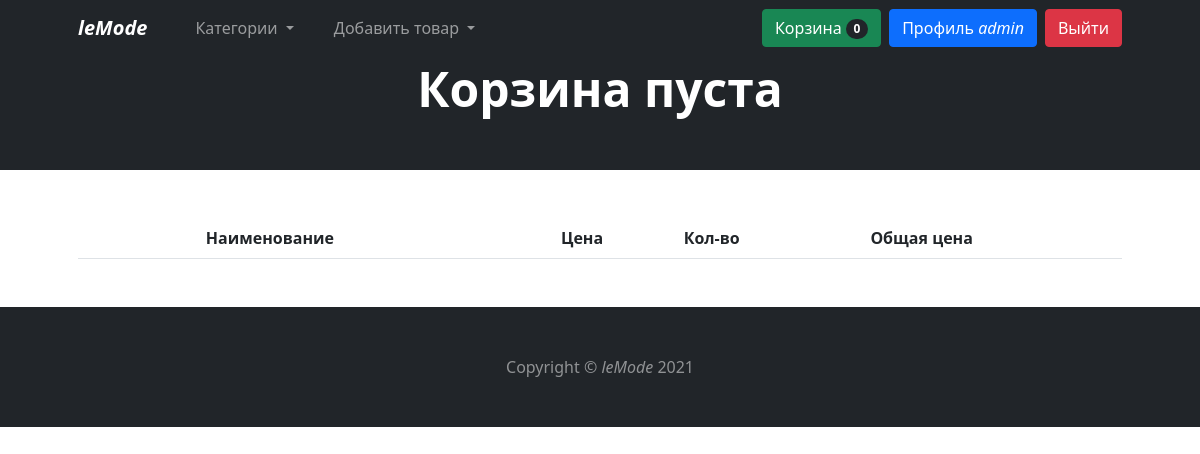
The page /cart/ (signed in) on the database as committed earlier.
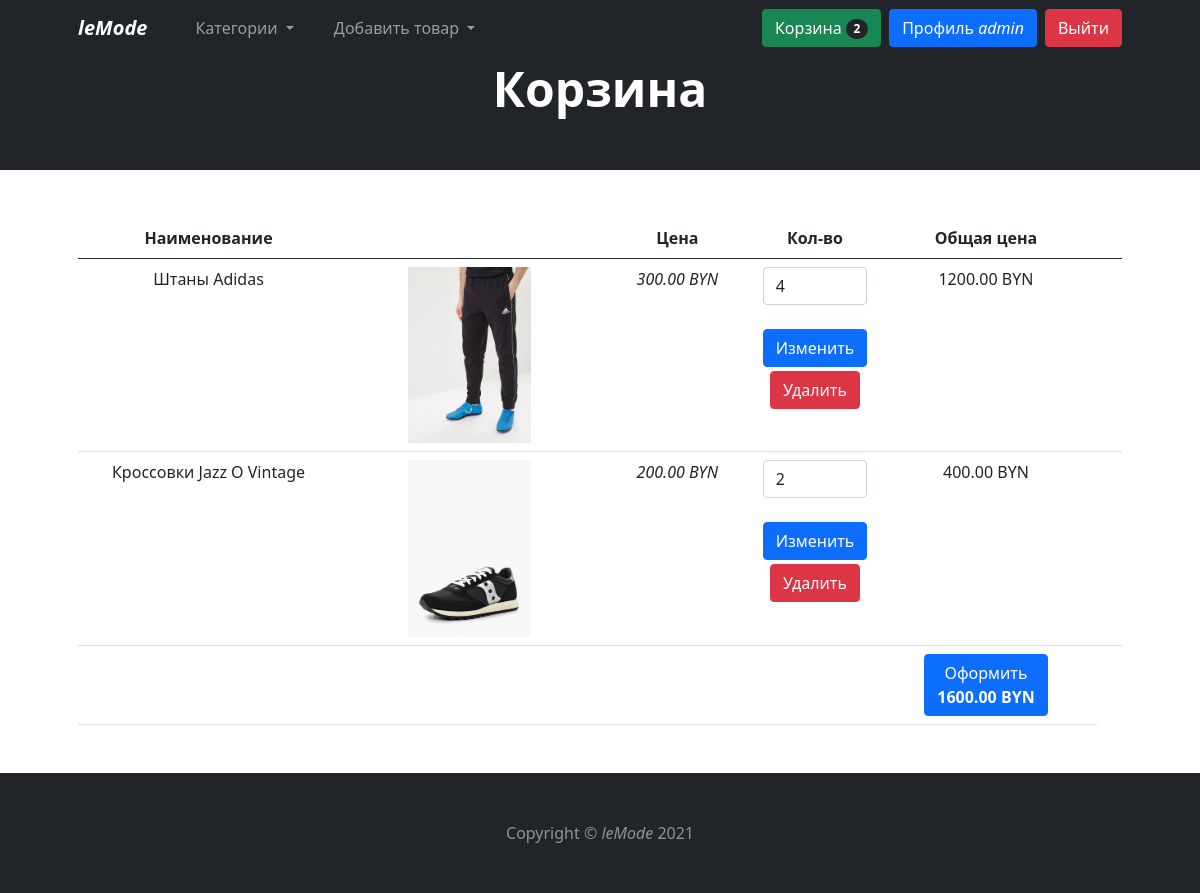
The same page on the database as committed later.
### mainapp/models.py (models this page shows, shortened)
class Cart(models.Model):
    owner = models.ForeignKey('Client', null=True, verbose_name='Владелец', on_delete=models.CASCADE)
    clothes = models.ManyToManyField(CartProduct, blank=True, related_name='related_cart')
    total_products = models.PositiveIntegerField(default=0)
    final_price = models.DecimalField(max_digits=9, default=0, decimal_places=2, verbose_name='Общая цена')
    in_order = models.BooleanField(default=False)
    anon_user = models.BooleanField(default=False)

class CartProduct(models.Model):
    user = models.ForeignKey('Client', null=True, verbose_name='Покупатель', on_delete=models.CASCADE)
    cart = models.ForeignKey('Cart', verbose_name='Корзина', on_delete=models.CASCADE, related_name='related_products')
    content_type = models.ForeignKey(ContentType, on_delete=models.CASCADE)
    object_id = models.PositiveIntegerField()
    content_object = GenericForeignKey('content_type', 'object_id')
    qty = models.PositiveIntegerField(default=1)
    final_price = models.DecimalField(max_digits=9, decimal_places=2, verbose_name='Общая цена')

class Clothes(models.Model):
    class Meta:
        abstract = True
    category = models.ForeignKey(Category, verbose_name='Категория', on_delete=models.CASCADE)
    title = models.CharField(max_length=255, verbose_name='Наименование')
    image = models.ImageField(verbose_name='Изображение', default=None)
    description = models.TextField(verbose_name='Описание', null=True)
    price = models.DecimalField(max_digits=7, decimal_places=2, verbose_name='Цена')
    def get_model_name(self):
        return self.__class__.__name__.lower()

class Pants(Clothes):
    color = models.CharField(max_length=255, verbose_name='Цвет')
    length_inside = models.CharField(max_length=15, verbose_name='Длина по внутреннему шву')
    length_side = models.CharField(max_length=15, verbose_name='Длина по боковому шву')
    bottom_width = models.CharField(max_length=15, verbose_name='Ширина по низу')
    pattern = models.CharField(max_length=255, verbose_name='Узор')
    claps = models.CharField(max_length=50, verbose_name='Застежка')
    brand = models.ForeignKey(Brand, verbose_name='Бренд', on_delete=models.CASCADE)
    slug = models.SlugField(unique=True)

class Shoes(Clothes):
    color = models.CharField(max_length=255, verbose_name='Цвет')
    size = models.CharField(max_length=255, verbose_name='Размер')
    outsole_material = models.CharField(max_length=200, verbose_name='Материал подошвы')
    insole_material = models.CharField(max_length=200, verbose_name='Материал стельки')
    inner_material = models.CharField(max_length=200, verbose_name='Внутренний материал')
    top_material = models.CharField(max_length=200, verbose_name='Верхний материал')
    brand = models.ForeignKey(Brand, verbose_name='Бренд', on_delete=models.CASCADE)
    slug = models.SlugField(unique=True)

### mainapp/views.py (the view)
# urls.py: path('cart/', CartView.as_view(), name='cart'),
class CartView(AuthenticatedUserMixin, CartMixin, CategoryDetailMixin, View):
    def get(self, request):
        categories = (Category.objects.get_categories_for_nav())
        context = {
            'cart': self.cart,
            'categories': categories
        }
        return render(request, 'cart.html', context)

### mainapp/mixins.py (called while the page is built)
    def dispatch(self, request, *args, **kwargs):
        if request.user.is_authenticated:
            client = Client.objects.filter(user=request.user).first()
            if not client:
                client = Client.objects.create(user=request.user)
            cart = Cart.objects.filter(owner=client, in_order=False).first()
            if not cart:
                cart = Cart.objects.create(owner=client)
        else:
            cart = Cart.objects.filter(anon_user=True).first()
            if not cart:
                cart = Cart.objects.create(anon_user=True)
        self.cart = cart
        return super().dispatch(request, *args, **kwargs)

    def dispatch(self, request, *args, **kwargs):
        if not request.user.is_authenticated:
            messages.add_message(request, messages.INFO, 'Сначала войдите в аккаунт!')
            return redirect('login')
        return super().dispatch(request, *args, **kwargs)

### mainapp/models.py (called while the page is built)
def get_models_for_count(*model_names):
    return [models.Count(model_name) for model_name in model_names]

    def get_queryset(self):
        return super().get_queryset()

    def get_categories_for_nav(self):
        models = get_models_for_count('pants', 'shoes', 'hoodie')
        qs = list(self.get_queryset().annotate(*models))
        data = [
            dict(name=c.name, url=c.get_absolute_url(), count=getattr(c, self.CATEGORY_NAME_COUNT_NAME[c.name]))
            for c in qs
        ]
        return data

    def get_absolute_url(self):
        return reverse('category_detail', kwargs={'slug': self.slug})

### mainapp/templates/cart.html (shortened to what this page needs)
{% extends 'base.html' %}
{% block content %}
<head><title>Корзина</title></head>
<header class="bg-dark py-1">
	<div class="container px-4 px-lg-5">
		<div class="text-center text-white">
			<h1 class="display-5 fw-bolder mb-5">Корзина {% if not cart.clothes.count %}пуста{% endif %}</h1>
		</div>
	</div>
</header>
<div class="container px-4 px-lg-5">
	<table class="table mt-5 text-center">
		<thead>
		<tr class="">
			<th scope="col">Наименование</th>
			<th scope="col"></th>
			<th scope="col">Цена</th>
			<th scope="col" style="width: 10%;">Кол-во</th>
			<th scope="col">Общая цена</th>
			<th scope="col"></th>
		</tr>
		</thead>
		{% if cart.clothes.count %}
		<tbody>
		{% for item in cart.clothes.all %}
		<tr>
			<td scope="row" class="w-25">{{ item.content_object.title }}</td>
			<td class="w-25"><img src="{{ item.content_object.image.url}}" class="img-fluid w-50"></td>
			<td><i>{{ item.content_object.price }} BYN</i></td>
			<td>
				<form action="{% url 'change_qty' ct_model=item.content_object.get_model_name slug=item.content_object.slug %}" method="POST">
					<input type="number" min="1" name="qty" value="{{ item.qty }}" class="form-control"><br>
					<input type="submit" class="btn btn-primary mb-1" value="Изменить">
				</form>
				<a href="{% url 'delete_from_cart' ct_model=item.content_object.get_model_name slug=item.content_object.slug %}">
					<button class="btn btn-danger">Удалить</button>
				</a>
			</td>
			<td>{{ item.final_price }} BYN</td>
			<td></td>
		</tr>
		{% endfor %}
		<tr>
			<td colspan="4"></td>
			<td>
				<a href="{% url 'checkout' %}"><button class="btn btn-primary">Оформить<br><strong>{{ cart.final_price }} BYN</strong></button></a>
			</td>
		</tr>
		</tbody>
		{% endif %}
	</table>
</div>
{% endblock content %}

### mainapp/templates/base.html (shortened to what this page needs)
<!DOCTYPE html>
<html lang="en">
<head>
	<link href="https://cdn.jsdelivr.net/npm/bootstrap@5.0.2/dist/css/bootstrap.min.css" rel="stylesheet">
</head>
<body>
<nav class="navbar navbar-expand-lg navbar-dark bg-dark sticky-top">
	<div class="container px-4 px-lg-5">
		<a class="navbar-brand fw-bold fst-italic" href="{% url 'base' %}">leMode</a>
		<div class="collapse navbar-collapse" id="navbarSupportedContent">
			<ul class="navbar-nav me-auto mb-2 mb-lg-0 ms-lg-4">
				<li class="nav-item dropdown">
					<a class="nav-link dropdown-toggle me-4" href="#" id="navbarDropdownMenuLink" role="button" data-bs-toggle="dropdown" aria-expanded="false">
						Категории
					</a>
				</li>
				{% if request.user.is_superuser %}
				<li class="nav-item dropdown">
					<a class="nav-link dropdown-toggle" href="#" id="navbarDropdownMenuLink" role="button" data-bs-toggle="dropdown" aria-expanded="false">
						Добавить товар
					</a>
				</li>
				{% endif %}
			</ul>
			<form class="d-flex">
				{% if request.user.is_authenticated %}
				<a class="btn btn-success ms-2" href="{% url 'cart' %}" type="submit">
					Корзина<span class="badge bg-dark text-white ms-1 rounded-pill">{{ cart.clothes.count }}</span>
				</a>
				<a class="ms-2 btn btn-primary" href="{% url 'profile' %}">Профиль <span class="fst-italic">{{ request.user.username }}</span></a>
				<a class="ms-2 btn btn-danger" href="{% url 'logout' %}" style="text-decoration: none;">Выйти</a>
				{% endif %}
			</form>
		</div>
	</div>
</nav>
{% block content %}{% endblock content %}
<footer class="mt-5 py-5 bg-dark">
	<div class="container"><p class="m-0 text-center text-white-50">Copyright &copy; <span class="fst-italic">leMode</span> 2021</p></div>
</footer>
</body>
</html>

Rows that differ between the two databases and show on the page:
changed Cart: clothes.count "0" → "2"; final_price (not shown) → "1600.00"
added CartProduct: content_object "Штаны Adidas", content_object.image (picture), content_object.price "300.00", qty "4", final_price "1200.00"
added CartProduct: content_object "Кроссовки Jazz O Vintage", content_object.image (picture), content_object.price "200.00", qty "2", final_price "400.00"
Other text that changed with them:
text no longer shown: "пуста"
text now shown: "Оформить BYN"
